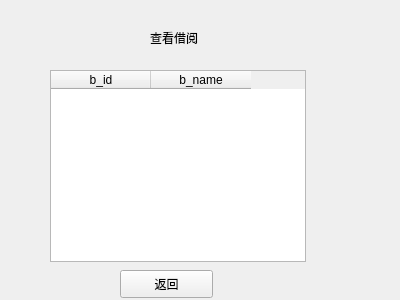
<?xml version="1.0" encoding="UTF-8"?>
<ui version="4.0">
 <class>select_borrow</class>
 <widget class="QWidget" name="select_borrow">
  <property name="geometry">
   <rect>
    <x>0</x>
    <y>0</y>
    <width>400</width>
    <height>300</height>
   </rect>
  </property>
  <property name="windowTitle">
   <string>Form</string>
  </property>
  <widget class="QLabel" name="label">
   <property name="geometry">
    <rect>
     <x>150</x>
     <y>30</y>
     <width>72</width>
     <height>15</height>
    </rect>
   </property>
   <property name="text">
    <string>查看借阅</string>
   </property>
  </widget>
  <widget class="QTableWidget" name="borrow">
   <property name="geometry">
    <rect>
     <x>50</x>
     <y>70</y>
     <width>256</width>
     <height>192</height>
    </rect>
   </property>
   <column>
    <property name="text">
     <string>b_id</string>
    </property>
   </column>
   <column>
    <property name="text">
     <string>b_name</string>
    </property>
   </column>
  </widget>
  <widget class="QPushButton" name="back">
   <property name="geometry">
    <rect>
     <x>120</x>
     <y>270</y>
     <width>93</width>
     <height>28</height>
    </rect>
   </property>
   <property name="text">
    <string>返回</string>
   </property>
  </widget>
 </widget>
 <resources/>
 <connections/>
</ui>
